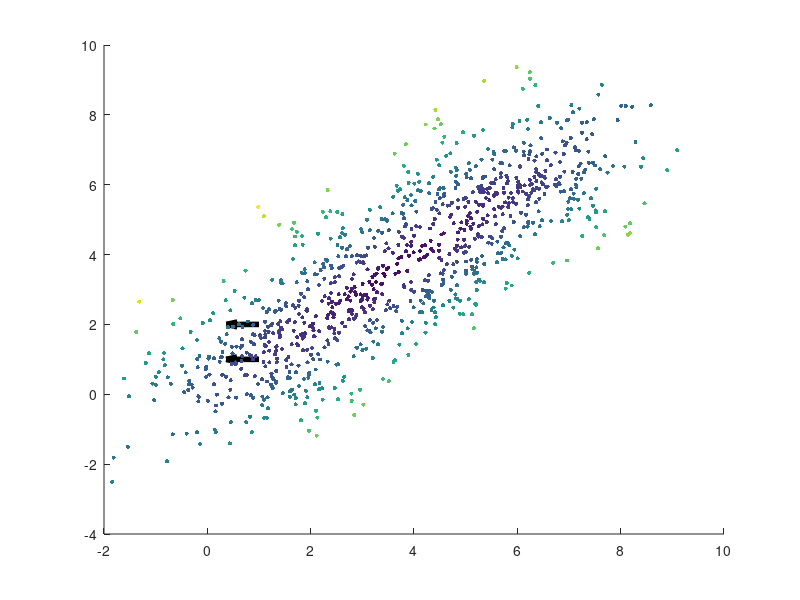

Recreate this plot in MATLAB.
% Problem 5: Complete the exercise only using the core features of the MATLAB
% language (arithmetic operations, loops, array, etc.) and any of the folowing
% functions
%
%   rng         Seed random number generator
%   cos         cosine
%   sin         sine
%   rand        uniformly random points on [0,1]
%   randn       random normal mean 0 variance 1 points
%   mean        computes average or mean value
%   ones        creates a vector of ones
%   repmat      replicate and tile an array
%   inv         computes the inverse of array
%   sqrt        square root
%   svd         computes the singular value decomposition
%   figure      creates a figure
%   scatter     creates scatter plot
%   title       creates title
%   colormap    define colormap    
%   hold on     hold current graph
%   axis equal  equal aspect ratio
%   quiver      quiver plot
%   
clear all; close all; clc; 
% Seed the random number generator to you favorite integer, e.g., rng(213);

% Part A: Data Generation
m = 1000;
n = 2;
x = 10.*rand(m,1);
theta = pi/4;
X = [x.*cos(theta) x.*sin(theta)];
% X = imnoise(X, 'gaussian', 0.2, 0.2);
X = X + randn(1000, 2);
% plot(X(:,1), X(:,2), '.', 'MarkerSize', 30);

% Part B: Mahalanobis and Principal Components
means = mean(X);
Sigma = (n-1)^(-1) * X' * X;
dist2mean = zeros(m, 1);
for i = 1:m,
    tmp = X(i, :) - means;
    dist2mean(i) = (tmp * inv(Sigma) * tmp').^0.5;
end
% D = (X * Cov * X').^0.5;

X_hat = X - (1/n) * ones(m, 1) * ones(1, m) * X;  % mean extraction
Cov = (n-1)^(-1) * (X_hat' * X_hat);
[U, S, V] = svd(Cov);
% obtain eigenvectors
fai1 = U(:, 1);
fai2 = U(:, 2);
% obtain eigenvalues
lambda1 = S(1, 1);
lambda2 = S(2, 2);

% Part C: Visualization
scatter(X(:, 1), X(:, 2), 9, dist2mean, 'filled');
hold on;
quiver(lambda1^0.5 * fai1, lambda2^0.5 * fai2, 'k', 'LineWidth', 4);
print('mahal_pca_illustration', '-dpng');